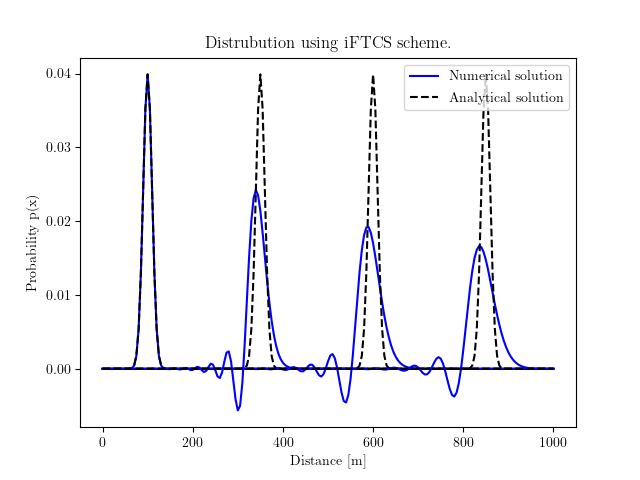

Reproduce this figure in Python.
# This has functioninal programming code
# This works as intended

import matplotlib.pyplot as plt
import numpy as np
from math import ceil

plt.rcParams.update({
    "text.usetex": True,
    "font.sans-serif": ["Helvetica"],
    "font.family": "DejaVu Sans"})


def pdf(x, sigma, mu):
    leading_term = 1/(sigma * np.sqrt(2*np.pi))
    divisor = (2*sigma*sigma)
    return leading_term * np.exp(-(x-mu)*(x-mu) / divisor)


def analytical(x, t, u, sigma, mu):
    leading_term = 1/(sigma * np.sqrt(2*np.pi))
    divisor = (2*sigma*sigma)
    return leading_term * np.exp(-(x-u*t-mu)*(x-u*t-mu) / divisor)


def iFTCS_matrix(n, c):
    A = np.zeros([n, n])
    upper = c / 2
    lower = - c / 2
    for i in range(1, n-1):
        A[i, i] = 1
        A[i, i-1] = lower
        A[i, i+1] = upper
    A[0, 0] = 1
    A[-1, -1] = 1
    A[0, 1] = upper
    A[-1, -2] = lower
    return np.linalg.inv(A)


end_times = [0, 500, 1000, 1500]  # [s]
# end_times = [500]  # [s]
C = 0.1  # courant number
mu = 100  # [m] Relative mean
sigma = 10  # [m] Standard deviation

dx = 5
n = ceil(1000/dx)
x = np.linspace(0, 1000, n+1)  # meters
u = 0.5  # m/s

dt = C/u * dx

A = iFTCS_matrix(n+1, C)

for t_end in end_times:
    t = 0
    p = pdf(x, sigma, mu)
    while t < t_end:
        t += dt
        p = np.dot(A, p)
    plt.plot(x, p, "b")
    plt.plot(x, analytical(x, t_end, u, sigma, mu), "k--")
plt.xlabel(r"Distance [m]")
plt.ylabel(r"Probability p(x)")
plt.title(r"Distrubution using iFTCS scheme.")
plt.legend([r"Numerical solution", r"Analytical solution"])
plt.show()
